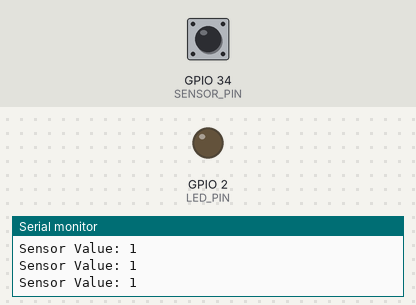
A sketch run on a simulated ESP32. Parts: output pins drawn as LEDs (lit = HIGH), the last lines printed to the serial monitor. Inputs (shaded band) come from the test bench; at power-on: GPIO 34 (SENSOR_PIN) HIGH.

Above: at 1.2 s.
1.3 s: GPIO 34 (SENSOR_PIN) driven LOW
2.8 s: GPIO 34 (SENSOR_PIN) pulsed HIGH 5 times (0.12 s each, 0.3 s apart)
At 4.5 s:
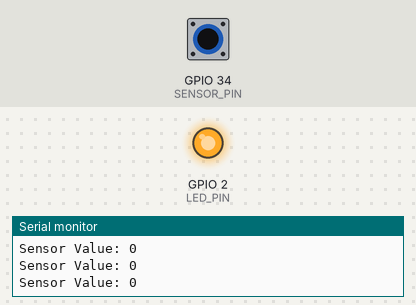
Timing chart, 0 to 6.0 s (numbered marks = the images above; inputs shaded):
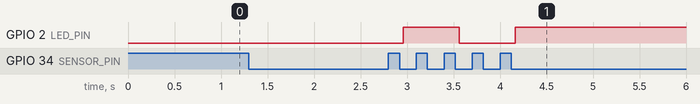

Measured:
- after the input at 2.8 s, GPIO 2 (LED_PIN): LOW → HIGH after 0.16 s, → LOW 0.60 s later, → HIGH 0.60 s later

The sketch:

led_sound.ino
```cpp
// Pin definitions
#define SENSOR_PIN 34 // Pin connected to the noise sensor signal output
#define LED_PIN 2     // Pin connected to the external LED on the breadboard

// Variables to track clap detection
int count = 0;               // Tracks the number of detected sounds
bool ledState = false;        // State of the real LED
int previousSensorValue = 1;  // Last stable state of the sensor

void setup() {
    Serial.begin(115200);       // Initialize Serial Monitor
    pinMode(SENSOR_PIN, INPUT); // Set the sensor pin as input
    pinMode(LED_PIN, OUTPUT);   // Set the LED pin as output

    // Ensure the LED is off initially
    digitalWrite(LED_PIN, LOW);

    // Debugging info
    Serial.println("LED control with sound detection started.");
}

void loop() {
    // Read the noise sensor's output
    int currentSensorValue = digitalRead(SENSOR_PIN);

    // Check for a falling edge (sound detected)
    if (previousSensorValue == 1 && currentSensorValue == 0) {
        count++; // Increment sound count

        // If two sounds are detected, toggle the LED state
        if (count == 2) {
            ledState = !ledState;             // Toggle the LED state
            digitalWrite(LED_PIN, ledState); // Update the real LED
            Serial.print("LED State: ");
            Serial.println(ledState ? "ON" : "OFF");
            count = 0; // Reset count
        }

        // Debugging: Print the current count
        Serial.print("Count: ");
        Serial.println(count);
    }

    // Update the previous sensor value
    previousSensorValue = currentSensorValue;

    // Debugging: Print the current sensor value
    Serial.print("Sensor Value: ");
    Serial.println(currentSensorValue);

    // Small delay to prevent excessive polling
    delay(50);
}
```
